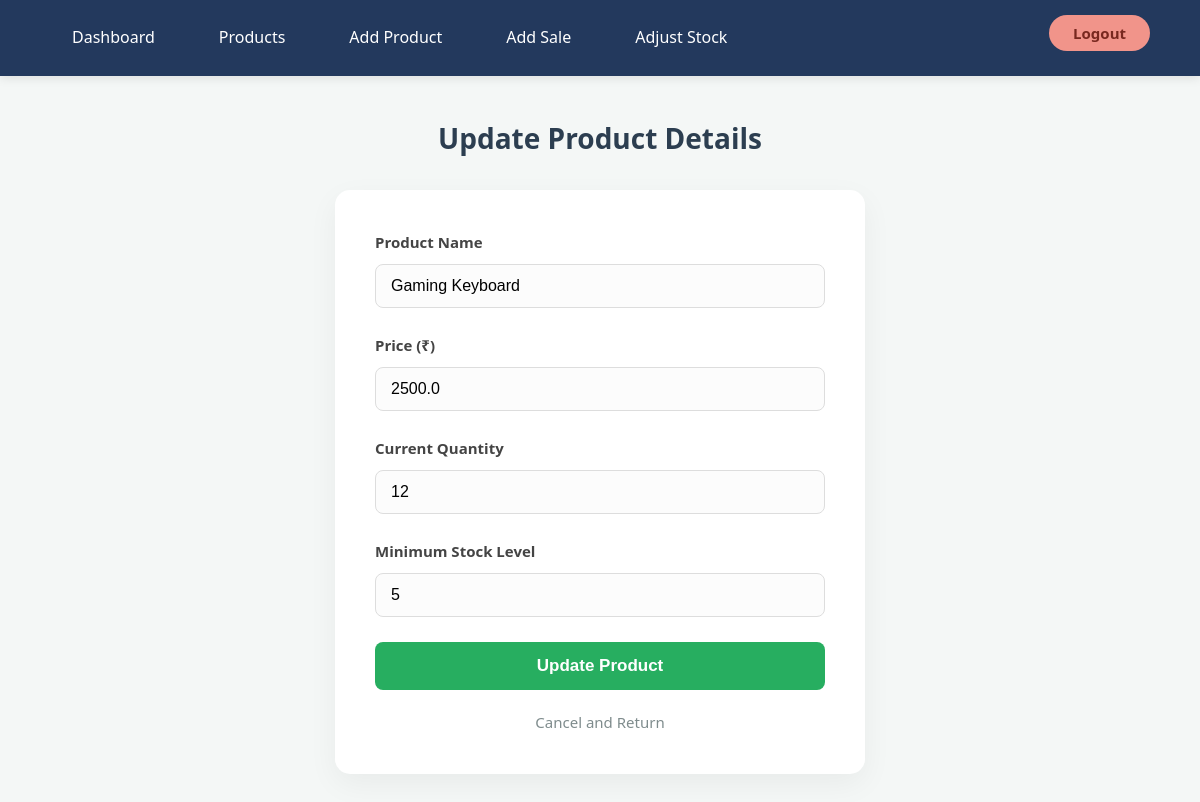
The page /update-product/7/ (signed in) on the database its author committed.
### inventory/models.py (models this page shows, shortened)
class Product(models.Model):
    name = models.CharField(max_length=100)
    price = models.FloatField()
    quantity = models.IntegerField()
    minimum_stock = models.IntegerField(default=5)

### inventory/views.py (the view)
# urls.py: path('update-product/<int:id>/', views.update_product, name='update_product'),
@login_required
def update_product(request, id):
    product = get_object_or_404(Product, id=id)
    if request.method == 'POST':
        form = ProductForm(request.POST, instance=product)
        if form.is_valid():
            form.save()
            return redirect('product_list')
    else:
        form = ProductForm(instance=product)
    return render(request, 'update_product.html', {'form': form})

### inventory/forms.py
class ProductForm(forms.ModelForm):
    class Meta:
        model = Product
        fields = ['name', 'price', 'quantity', 'minimum_stock']

### templates/update_product.html (shortened to what this page needs)
{% extends 'base.html' %}
{% block content %}
<div class="container">
    <h2>Update Product Details</h2>
    <div class="form-box">
        <form method="POST">
            <div class="form-row">
                <label>Product Name</label>
                {{ form.name }}
            </div>
            <div class="form-row">
                <label>Price (₹)</label>
                {{ form.price }}
            </div>
            <div class="form-row">
                <label>Current Quantity</label>
                {{ form.quantity }}
            </div>
            <div class="form-row">
                <label>Minimum Stock Level</label>
                {{ form.minimum_stock }}
            </div>
            <button type="submit" class="btn-save">Update Product</button>
        </form>
        <a href="/products/" class="btn-back">Cancel and Return</a>
    </div>
</div>
{% endblock %}

### templates/base.html (style rules this page uses)
body { font-family: 'Segoe UI', Roboto, Helvetica, Arial, sans-serif; background-color: #f4f7f6; margin: 0; color: #333; font-size: 16px; line-height: 1.6; }
.container { width: 90%; max-width: 1200px; margin: 40px auto; }
h2 { font-size: 28px; color: #2c3e50; margin-bottom: 30px; text-align: center; font-weight: 700; }
input[type="text"] { width: 100%; max-width: 450px; padding: 12px 20px; border: 1px solid #e0e0e0; border-radius: 8px; font-size: 15px; background-color: #f9f9f9; outline: none; transition: border 0.3s; }
.form-box { background: white; max-width: 450px; margin: 0 auto; padding: 40px; border-radius: 15px; box-shadow: 0 10px 30px rgba(0, 0, 0, 0.05); text-align: left; }
.form-row { margin-bottom: 25px; }
.form-row label { display: block; margin-bottom: 10px; font-weight: 600; color: #444; font-size: 15px; }
.form-input, .form-row input, .form-row select { width: 100%; padding: 12px 15px; border: 1px solid #ddd; border-radius: 8px; font-size: 16px; box-sizing: border-box; background-color: #fcfcfc; transition: 0.3s; }
.btn-save { width: 100%; padding: 14px; background: #27ae60; color: white; border: none; border-radius: 8px; font-weight: 600; font-size: 17px; cursor: pointer; transition: 0.3s; }
.btn-back { display: block; text-align: center; margin-top: 20px; color: #7f8c8d; text-decoration: none; font-size: 15px; }

### rows shown on the page
Product: name "Gaming Keyboard", price "2500.0", quantity "12", minimum_stock "5"
